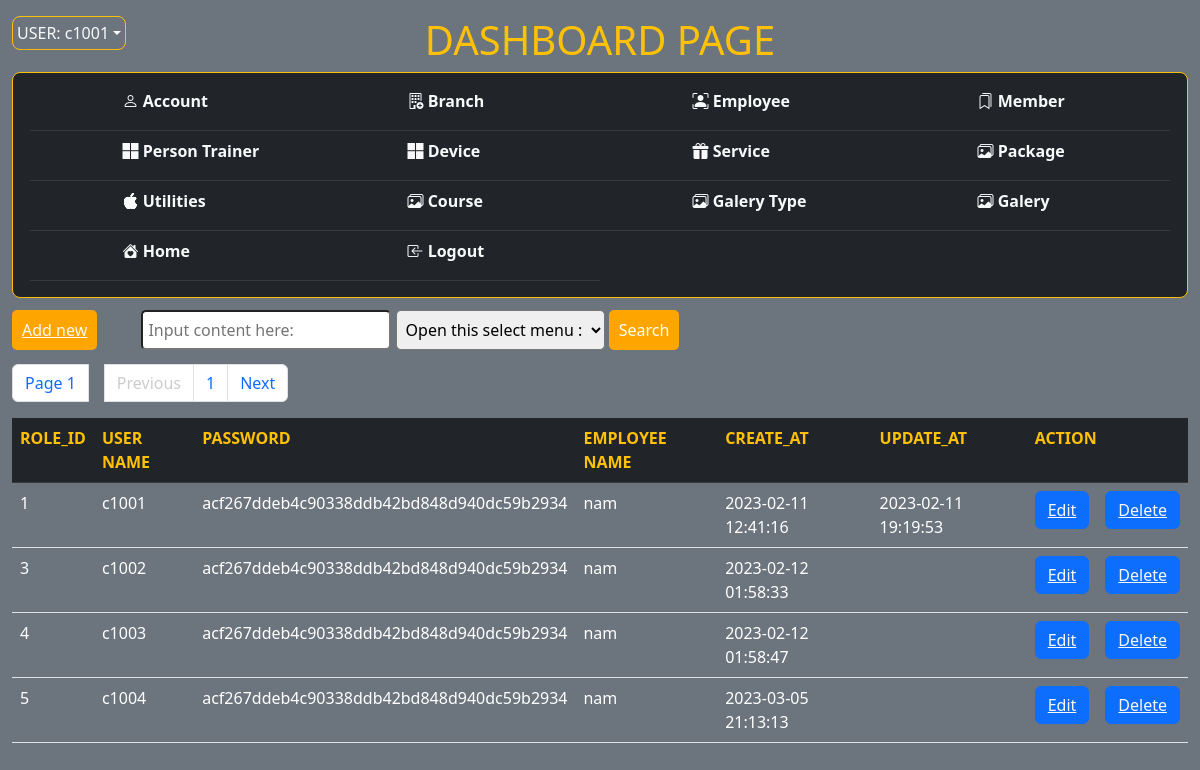
/CRUD/dashboard.php?select=role (signed in), run on the app's committed database.
### tables this page shows
CREATE TABLE `role` (
  `role_id` int(11) NOT NULL,
  `user_name` varchar(50) DEFAULT NULL,
  `password_hash` varchar(100) DEFAULT NULL,
  `employee_id` int(11) DEFAULT NULL,
  `flag` int(11) DEFAULT 1,
  `create_at` datetime DEFAULT NULL,
  `update_at` datetime DEFAULT NULL
);

### classlist.php (the view, shortened to what this page needs)
<?php
    class main {
        public $limit = 10;
        public $row_current;
        public $next;
        public $page;
        public $total;
        public function total_page($table) {
            $c = new config;
            $conn = $c->connect();
            $sql = 'SELECT COUNT(*) FROM '.$table.'';
            $stmt = $conn->prepare($sql);
            $stmt->execute();
            $results = $stmt->fetchColumn();
            return ceil($results/$this->limit);
        }
        public function show_pagination($table) {
            $row_current = 0;
            if($this->row_current == 0) {
                echo '<ul class="pagination pt-3">
                          <li class="page-item"><a class="page-link" href="#">Page '.$this->page.'</a></li>
                          <li class="page-item ps-3"><a class="page-link" href="#" style="color:#ccc;">Previous</a></li>';
                for($s = 1;$s <= $this->total;$s++) {
                    echo '<li class="page-item"><a class="page-link" href="dashboard.php?select='.$table.'&row_current='.$row_current.' ">'.$s.'</a></li>';
                    $row_current += $this->limit;
                }
                echo     '<li class="page-item"><a class="page-link" href="dashboard.php?select='.$table.'&row_current='.$this->next.'">Next</a></li>
                     </ul>';
            }
        }
        public function arr_result($table) {
            $c = new config;
            $conn = $c->connect();
            $sql = 'SELECT * FROM '.$table.' LIMIT '.$this->row_current.','.$this->limit.'';
            $stmt = $conn->prepare($sql);
            $stmt->execute();
            return $stmt->fetchAll(PDO::FETCH_ASSOC);
        }
    }
    class role extends main {
        public $role_id;
        public $user_name;
        public $password_hash;
        public $employee_name;
        public $create_at;
        public $update_at;
        public function show_header() {
            echo "<tr>
                    <td class='table-dark text-warning fw-bold'>ROLE_ID</td>
                    <td class='table-dark text-warning fw-bold'>USER NAME</td>
                    <td class='table-dark text-warning fw-bold'>PASSWORD</td>
                    <td class='table-dark text-warning fw-bold'>EMPLOYEE NAME</td>
                    <td class='table-dark text-warning fw-bold'>CREATE_AT</td>
                    <td class='table-dark text-warning fw-bold'>UPDATE_AT</td>
                    <td class='table-dark text-warning fw-bold' colspan='2'>ACTION</td>
                </tr>";
        }
        public function show_item() {
            echo '<tr>
                    <td>'.$this->role_id.'</td>
                    <td>'.$this->user_name.'</td>
                    <td>'.$this->password_hash.'</td>
                    <td>'.$this->employee_name.'</td>
                    <td>'.$this->create_at.'</td>
                    <td>'.$this->update_at.'</td>
                    <td><button class="btn btn-primary"><a  class="text-light" href="edit.php?edit_id=role&role_id='.$this->role_id.'&user_name='.$this->user_name.' ">Edit</a></button></td>
                    <td><button class="btn btn-primary"><a  class="text-light"  >Delete</a></button></td>
                </tr>';
        }
    }
?>

### CRUD/dashboard.php (shortened to what this page needs)
<?php
    require "../classlist.php";
    $select = "";
    if(isset($_GET["select"])) {
        $select = $_GET["select"];
    }
    $search_data = NULL;
    $search_list = NULL;
?>
<!DOCTYPE html>
<html>
<head>
    <link rel="stylesheet" href="../assets/css/bootstrap.min.css">
	<link rel="stylesheet" href="https://cdn.jsdelivr.net/npm/bootstrap-icons@1.10.2/font/bootstrap-icons.css">
</head>
<body class="bg-secondary">
	<div class="dashboard container-fluid position-relative ">
		<div class="dropdown  position-absolute top-0 start-40 border border-warning rounded rounded-3">
			<a class="nav-link  table-hover dropdown-toggle p-1 text-light " href="" role="button" data-bs-toggle="dropdown" aria-expanded="false"> USER: <?php echo $_COOKIE["user_name"]  ?></a>
		</div>
		<h1 class="text-center text-warning mt-3">DASHBOARD PAGE</h1>
        <div class="menu-body bg-dark border border-warning rounded rounded-3">
            <table class="table table-dark home-menu container-lg mt-2">
                <tr>
                    <td class="text-start align-middle mmm"><div class="dblink" ><a class="fw-bold text-light open text-decoration-none"  href="dashboard.php?select=role" ><i class="bi bi-person"></i>  Account</a></div></td>
                    <td class="text-start align-middle mmm"><div class="dblink" ><a class="fw-bold text-light open text-decoration-none"  href="dashboard.php?select=branch" ><i class="bi bi-building-add"></i>  Branch</a></div></td>
                    <td class="text-start align-middle mmm"><div class="dblink" ><a class="fw-bold text-light open text-decoration-none"  href="dashboard.php?select=employee" ><i class="bi bi-person-bounding-box"></i>  Employee</a></div></td>
                    <td class="text-start align-middle mmm"><div class="dblink" ><a class="fw-bold text-light open text-decoration-none"  href="dashboard.php?select=member" ><i class="bi bi-bookmarks"></i>  Member</a></div></td>
                </tr>
                <tr>
                    <td class="text-start align-middle mmm"><div class="dblink" ><a class="fw-bold text-light open text-decoration-none"  href="dashboard.php?select=person_trainer" ><i class="bi bi-microsoft"></i>  Person Trainer</a></div></td>
                    <td class="text-start align-middle mmm"><div class="dblink" ><a class="fw-bold text-light open text-decoration-none"  href="dashboard.php?select=device" ><i class="bi bi-microsoft"></i>  Device</a></div></td>
                    <td class="text-start align-middle mmm"><div class="dblink" ><a class="fw-bold text-light open text-decoration-none"  href="dashboard.php?select=service"><i class="bi bi-gift-fill"></i>  Service</a></div></td>
                    <td class="text-start align-middle mmm"><div class="dblink" ><a class="fw-bold text-light open text-decoration-none"  href="dashboard.php?select=package" ><i class="bi bi-images"></i>  Package</a></div></td>
                </tr>
                <tr>
                    <td class="text-start align-middle mmm"><div class="dblink" ><a class="fw-bold text-light open text-decoration-none"  href="dashboard.php?select=utilities" ><i class="bi bi-apple"></i>  Utilities</a></div></td>
                    <td class="text-start align-middle mmm"><div class="dblink" ><a class="fw-bold text-light open text-decoration-none"  href="dashboard.php?select=course" ><i class="bi bi-images"></i>  Course</a></div></td>
                    <td class="text-start align-middle mmm"><div class="dblink" ><a class="fw-bold text-light open text-decoration-none"  href="dashboard.php?select=galery_type" ><i class="bi bi-images"></i>  Galery Type</a></div></td>
                    <td class="text-start align-middle mmm"><div class="dblink" ><a class="fw-bold text-light open text-decoration-none"  href="dashboard.php?select=galery" ><i class="bi bi-images"></i>  Galery</a></div></td>
                </tr>
                <tr>
                    <td class="text-start align-middle mmm"><div class="dblink" ><a class="fw-bold text-light open text-decoration-none"  href="../index.php"><i class="bi bi-house-heart-fill"></i>  Home</a></div></td>
                    <td class="text-start align-middle mmm"><div class="dblink" ><a class="fw-bold text-light open text-decoration-none"  href="../logout.php"><i class="bi bi-box-arrow-in-left"></i>  Logout</a></div></td>
                </tr>
            </table>
        </div>
        <div class="">
            <form action="" method="GET" class="search-bar <?php if($select == "") {echo "d-none";} else {echo "d-block";}  ?>">
                <button class="btn-search <?php if($select == "member") echo "d-none"  ?>"><a class="text-light" href="addnew.php?select=<?php  echo $select ?>">Add new</a></button>
                <input type="text" id="search-box" name="search_data" placeholder="Input content here:">
                <select name="search_list" id="search_list">
                    <option selected disabled>Open this select menu :</option>
                </select>
                <button type="submit" class="btn-search" value="send" name="search">Search</button>
            </form>
        </div>
         <table class="table table-result mt-2">
            <?php
                    switch($select) {
                        case "role":
                            $p = new role;
                            $p->show_header();
                            $p->total = $p->total_page("role");
                            if(isset($_GET["row_current"])) {
                                $p->row_current = $_GET["row_current"];
                            } else {
                                $p->row_current = 0;
                            };
                            $p->page = ceil($p->row_current/$p->limit)+1;
                            if($p->page >1 && $p->page <= $p->total) {
                                $p->previous = $p->row_current - $p->limit;
                            } else {
                                $p->previous = 0;
                            };
                            if($p->page < $p->total) {
                                $p->next = $p->row_current + $p->limit;
                            } else {
                                $p->next = $p->page*$p->limit - $p->limit;
                            }
                            $p->show_pagination("role");
                            if($search_data == NULL) {
                                $results = $p->arr_result("role");
                            } else {
                                $results = $p->search_item('role', $search_list,$search_data);
                                if(count($results)<1) {
                                    echo "khong co gia tri nao phu hop";
                                }
                             }
                            foreach($results as $row) {
                                $p->flag = $row["flag"];
                                if($p->flag == 1) {
                                    $p->role_id = $row["role_id"];
                                    $p->user_name = $row["user_name"];
                                    $p->password_hash = $row["password_hash"];
                                    $p->employee_name = "nam";
                                    $p->create_at = $row["create_at"];
                                    $p->update_at = $row["update_at"];
                                    $p->show_item();
                                }
                            }
                        break;
                    }
            ?>
        </table>
    </div>
</body>
</html>

### CRUD/dashboard.php (style rules this page uses)
body { position: relative; z-index: 0; }
.dashboard { min-width: 1200px; }
.menu-body { width: 100%; }
.mmm { min-width: 25%; display: inline-block; height: 50px; }
.mmm .dblink { width: 150px; margin-left: calc(50% - 50px); }
.table-result td { color: white; }
.search-bar { width: 100%; height: 40px; margin-top: 10px; }
#search-box { width: 250px; margin-left: 40px; height: 100%; padding: 0 5px; border-radius: 5px; margin-top: 2px; }
#search_list { height: 100%; padding: 0 5px; border-radius: 5px; }
.btn-search { height: 100%; padding: 0 10px; border: none; border-radius: 5px; background-color: orange; color: white; }
.pagination { padding-left: 0 !important; }

### data on the page
role: role_id "1", user_name "c1001", password_hash "acf267ddeb4c90338ddb42bd848d940dc59b2934", employee_name "nam", create_at "2023-02-11 12:41:16", update_at "2023-02-11 19:19:53"
role: role_id "3", user_name "c1002", password_hash "acf267ddeb4c90338ddb42bd848d940dc59b2934", employee_name "nam", create_at "2023-02-12 01:58:33"
role: role_id "4", user_name "c1003", password_hash "acf267ddeb4c90338ddb42bd848d940dc59b2934", employee_name "nam", create_at "2023-02-12 01:58:47"
role: role_id "5", user_name "c1004", password_hash "acf267ddeb4c90338ddb42bd848d940dc59b2934", employee_name "nam", create_at "2023-03-05 21:13:13"

### other printed values
$_COOKIE["user_name"] "c1001"
$this->page "1"
